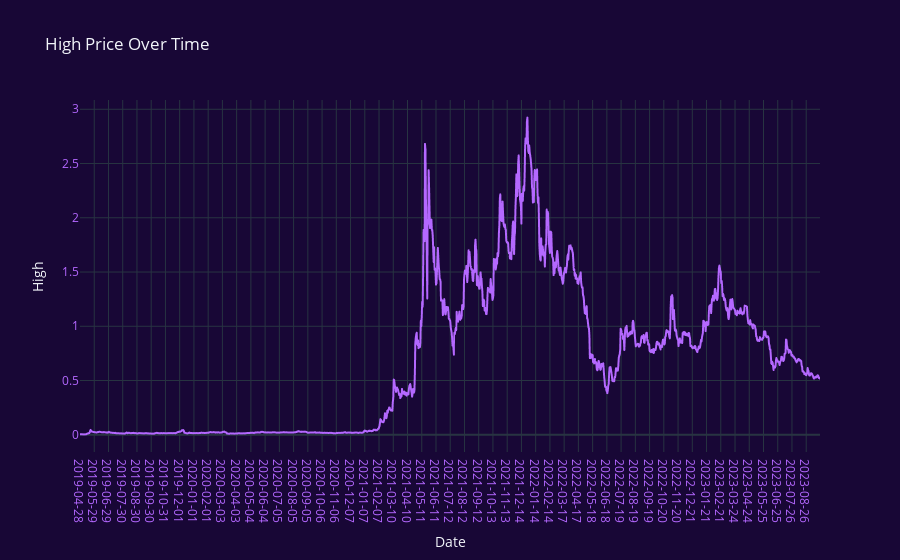

The cell this chart's notebook holds for it:
### Markdown cell above
## i) Graph for High Column Values

### Code cell
import plotly.graph_objects as go

plt.figure(figsize=(14, 6))
fig = px.line(POLYGON.High,x=POLYGON.Date, y='High', labels={'x': 'Date', 'y': 'Price'}, title='High Price Over Time')
fig.update_xaxes(type='category')  # Ensure the x-axis treats the index as categorical (date)
fig.update_xaxes(tickfont=dict(color='#B468FF'))  # Set x-axis label color to light purple
fig.update_yaxes(tickfont=dict(color='#B468FF'))
fig.update_layout(
    paper_bgcolor='#180736',  # Set the background color to white
    plot_bgcolor='#180736',  # Set the background color to white
    template="plotly_dark"  # Use the "plotly_dark" template
)
fig.update_traces(line=dict(color='#B468FF'))

fig.update_xaxes(showgrid=True)
fig.update_yaxes(showgrid=True)
fig.show()

### Figure 1 — Plotly figure (JSON) as saved in the notebook; plotly's stock layout.template omitted (floating-point values rounded to 4 significant figures; data arrays with more than 128 entries replaced by an {"elided": "..."} marker saying what was removed)
{"data": [{"hovertemplate": "Date=%{x}<br>High=%{y}<extra></extra>", "legendgroup": "", "line": {"color": "#B468FF", "dash": "solid"}, "marker": {"symbol": "circle"}, "mode": "lines", "name": "", "showlegend": false, "type": "scattergl", "x": {"elided": "1612 str values"}, "xaxis": "x", "y": {"elided": "1612 float values"}, "yaxis": "y"}], "layout": {"legend": {"tracegroupgap": 0}, "paper_bgcolor": "#180736", "plot_bgcolor": "#180736", "title": {"text": "High Price Over Time"}, "xaxis": {"anchor": "y", "domain": [0, 1], "showgrid": true, "tickfont": {"color": "#B468FF"}, "title": {"text": "Date"}, "type": "category"}, "yaxis": {"anchor": "x", "domain": [0, 1], "showgrid": true, "tickfont": {"color": "#B468FF"}, "title": {"text": "High"}}}}
